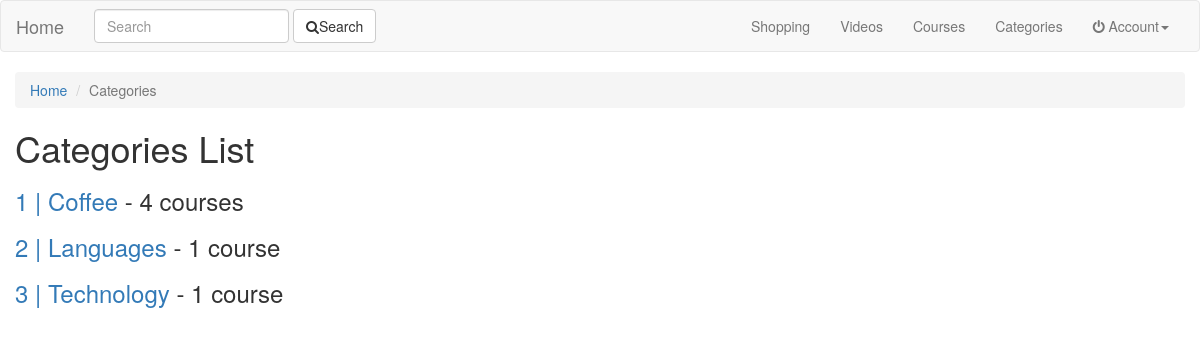
The page /categories/ on the database as committed earlier.
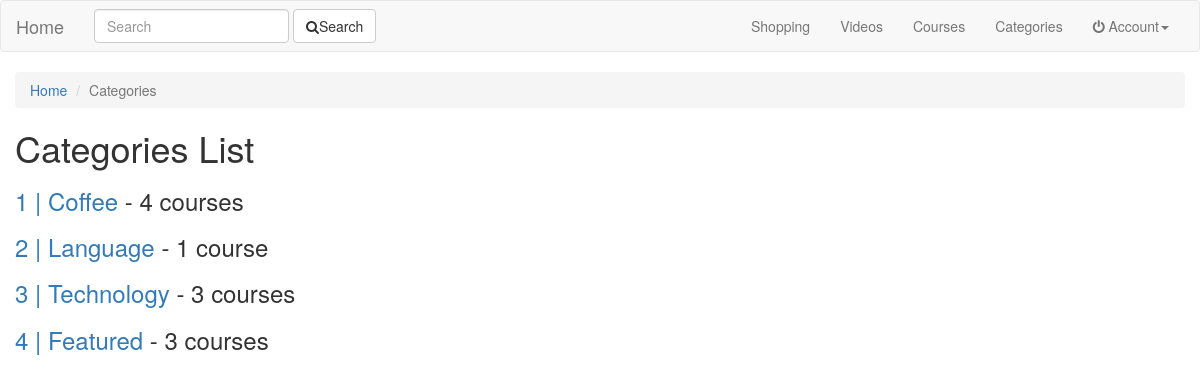
The same page on the database as committed later.
### categories/models.py (models this page shows, shortened)
class Category(models.Model):
	video 		= models.ForeignKey(Video, null=True, blank=True)
	title 		= models.CharField(max_length=120)
	slug 		= models.SlugField(blank=True)
	description = models.TextField()
	active 		= models.BooleanField(default=True)
	updated 	= models.DateTimeField(auto_now=True)
	timestamp 	= models.DateTimeField(auto_now_add=True)
	objects = CategoryManager()
	class Meta:
		verbose_name = "Category"
		verbose_name_plural = "Categories"
	def get_absolute_url(self):
		return reverse("categories:detail", kwargs={"slug": self.slug})

### categories/views.py (the view)
class CategoryListView(ListView):
	queryset = Category.objects.all()

### courses/models.py (called while the page is built)
	def get_queryset(self):
		return CourseQuerySet(self.model, using=self._db)

### search/templatetags/search_form.py (called while the page is built)
@register.inclusion_tag("search/snippets/search_form.html")
def search_form(request, navbar=False):
	return {"request": request, "navbar": navbar}

### categories/templates/categories/category_list.html
{% extends 'base.html' %} {% block title %} Videos List | {{ block.super }} {% endblock %} {% block content %}
<ol class="breadcrumb">
  <li><a href="{% url 'home' %}">Home</a></li>
  <li class="active">Categories</li>
</ol>
<h1>Categories List</h1>
{% for category in object_list %}
<h3>
    <a href="{{ category.get_absolute_url }}">{{ category.id }} | {{ category.title }}</a> - {{ category.courses_length }}{% if category.courses_length > 1 %} courses {% else %} course {% endif %}
</h3>
{% endfor %} {% endblock %}

Rows that differ between the two databases and show on the page:
changed Category id 2: title "Languages" → "Language"
computed for Category "Technology": courses_length "1" → "3"; text "course" → "courses"
added Category: id "4", title "Featured", courses_length "3"
